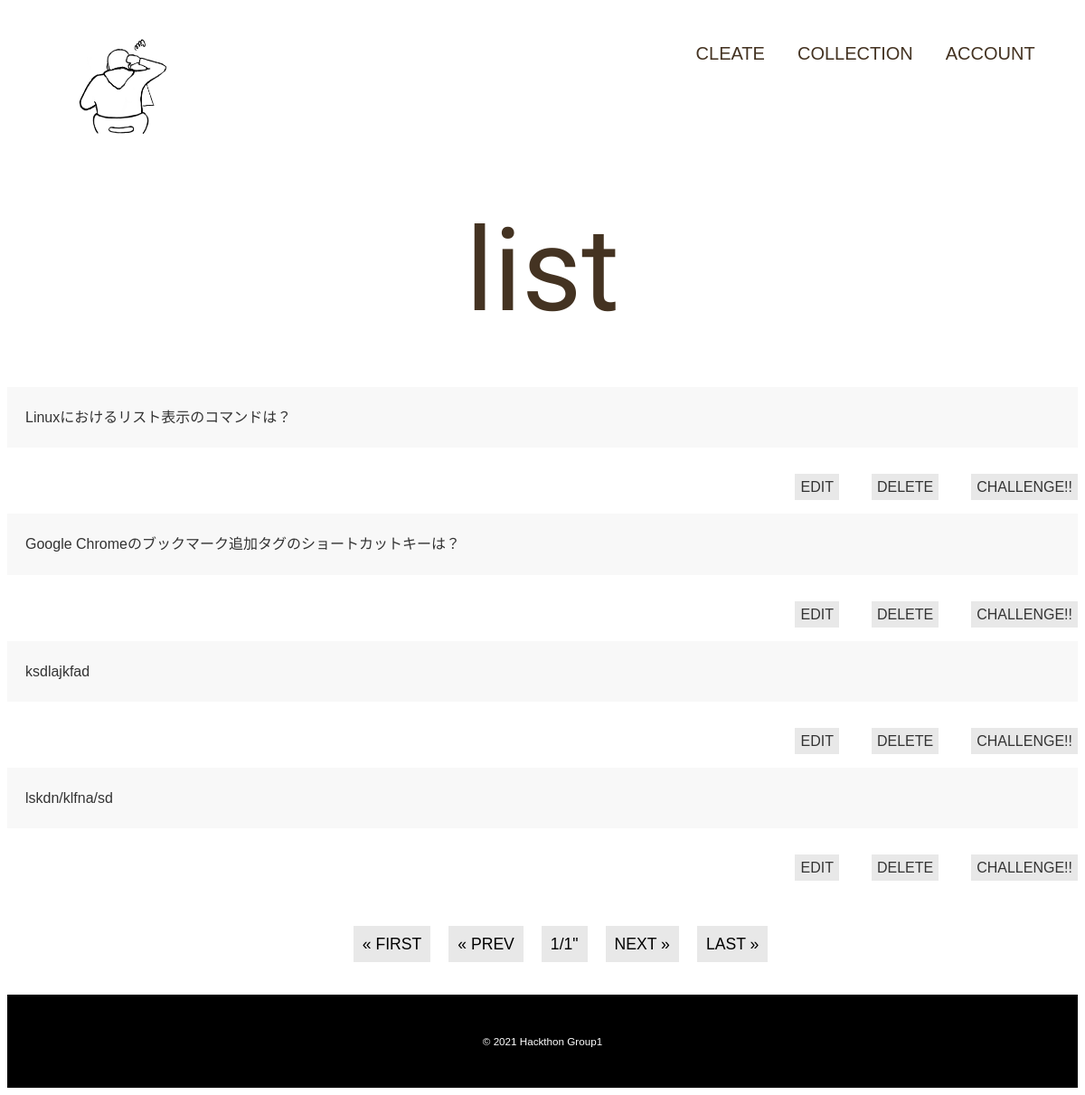
Before: /posts/2 with the older database file.
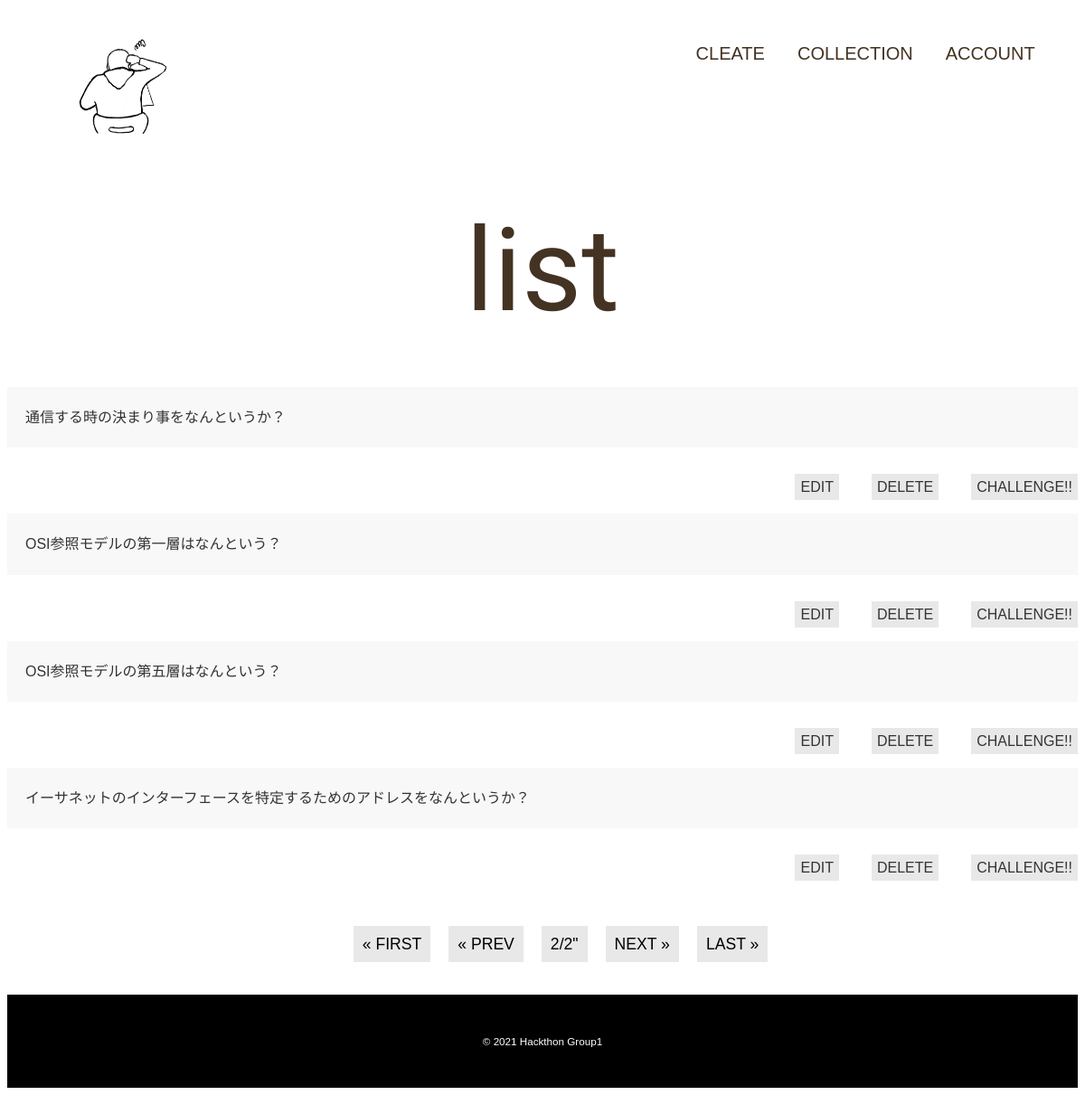
After: the same page with the newer database file.
### posts/models.py (models this page shows)
class Post(models.Model):
    day = models.DateField(verbose_name='日付', default=timezone.now)
    pulldown = models.CharField(verbose_name='ジャンル',choices=CHOICES,max_length=10)
    text = models.TextField(verbose_name='問題内容', max_length=100)
    answer = models.TextField(verbose_name='問題の答え', max_length=100)
    created_at = models.DateTimeField(verbose_name='通知日時', default=timezone.now)
    reference = models.URLField(verbose_name='参考URL', max_length=200, null=True, blank=True)
    def __str__(self):
        return self.text

### posts/views.py (the view)
# urls.py: path("", login_required(index_view), name="index"),
def index(request,num=1):
    data = Post.objects.all()
    page = Paginator(data, 5)
    params = {
        'data': page.get_page(num)
    }
    return render(request, 'posts/index.html', params)

### posts/templates/posts/index.html (shortened to what this page needs)
{% load static %}
<!DOCTYPE html>
<html lang="ja">
  <head>
    <link rel="stylesheet" href="https://unpkg.com/ress/dist/ress.min.css">
    <link rel="stylesheet" type="text/css" href="{% static 'posts/css/style.css' %}">
  </head>
<body>
   <header class="page-header wrapper">
      <h1><a href="{% url 'top:top' %}"><img class="gazo" src="{% static 'posts/images/IMG_0015.PNG' %}" alt="Remind me ホーム"></a></h1>
      <nav>
          <ul class="main-nav">
            <li><a href="{% url 'create' %}">Cleate</a></li>
            <li><a href="{% url '問題一覧ページ' %}">Collection</a></li>
            <li><a href="">Account</a></li>
          </ul>
      </nav>
    </header>
   <div class="set">list</div>
   {% for item in data %}
   <div class="container">
      <div class="item">{{item}}</div>
         <nav>
            <ul class="sub-nav">
               <li><a class="switch" href="{% url 'edit' item.id %}">Edit</a></li>
               <li><a class="switch" href="{% url 'delete' item.id %}">Delete</a></li>
               <li><a class="switch" href="{% url 'tyousen' item.id %}">Challenge!!</a></li>
            </ul>
         </nav>
   </div>
    {% endfor %}
  <ul class="pagination">
    {% if data.has_previous %}
    <li class="page_item">
        <a class="page-link" href="{% url '問題一覧ページ' %}">
           &laquo; first</a>
    </li>
    <li class="page-item">
        <a class="page-link" href="{% url '問題一覧ページ' %}{{data.previous_page_number}}">
           &laquo; prev</a>
    </li>
   {% else %}
   <li class="page-item">
      <a class="page-link">
        &laquo; first</a>
   </li>
   <li class="page-item">
      <a class="page-link">
        &laquo; prev</a>
   </li>
   {% endif %}
   <li class="page-item">
        <a class="page-link">
          {{data.number}}/{{data.paginator.num_pages}}"</a>
   </li>
   {% if data.has_next %}
   <li class="page-item">
        <a class="page-link" href="{% url '問題一覧ページ' %}{{data.next_page_number }}">
           next &raquo;</a>
   </li>
   <li class="page-item">
        <a class="page-link" href="{% url '問題一覧ページ' %}{{data.paginator.num_pages }}">
           last &raquo;</a>
   </li>
   {% else %}
   <li class="page-item">
      <a class="page-link">
          next &raquo;</a>
   </li>
   <li class="page-item">
      <a class="page-link">
          last &raquo;</a>
   </li>
   {% endif %}
 </ul>
 <footer>
   <div class="wrapper">
     <p><small>&copy; 2021 Hackthon Group1</small></p>
   </div>
 </footer>
</body>
</html>

Changed rows visible on the page:
no longer on this page (row unchanged): Post: text "Linuxにおけるリスト表示のコマンドは？"
no longer on this page (row unchanged): Post: text "Google Chromeのブックマーク追加タグのショートカットキーは？"
no longer on this page (row unchanged): Post: text "ksdlajkfad"
removed Post: text "lskdn/klfna/sd"
added Post: text "通信する時の決まり事をなんというか？"
added Post: text "OSI参照モデルの第一層はなんという？"
added Post: text "OSI参照モデルの第五層はなんという？"
added Post: text "イーサネットのインターフェースを特定するためのアドレスをなんというか？"
Other visible differences:
{{ data.number }}: "1" → "2"
{{ data.paginator.num_pages }}: "1" → "2"
